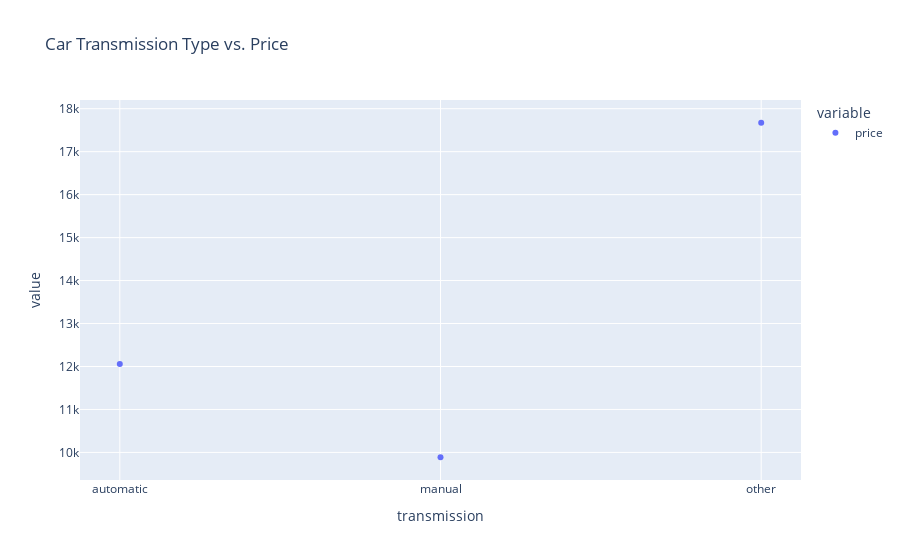

Source (notebook cell):
### Code cell
price_transmission = car_data.groupby('transmission')['price'].mean()
#car_fuel = car_data.groupby('fuel')['fuel'].unique()
car_transmission_scatter = px.scatter(price_transmission, 
                              #x='fuel', 
                              #y=price_mean,
                              title='Car Transmission Type vs. Price')
car_transmission_scatter.show()

### Figure 1 — Plotly figure (JSON) as saved in the notebook; plotly's stock layout.template omitted (floating-point values rounded to 4 significant figures)
{"data": [{"hovertemplate": "variable=price<br>transmission=%{x}<br>value=%{y}<extra></extra>", "legendgroup": "price", "marker": {"color": "#636efa", "symbol": "circle"}, "mode": "markers", "name": "price", "orientation": "v", "showlegend": true, "type": "scatter", "x": ["automatic", "manual", "other"], "xaxis": "x", "y": [12060.0, 9888.0, 17670.0], "yaxis": "y"}], "layout": {"legend": {"title": {"text": "variable"}, "tracegroupgap": 0}, "title": {"text": "Car Transmission Type vs. Price"}, "xaxis": {"anchor": "y", "domain": [0, 1], "title": {"text": "transmission"}}, "yaxis": {"anchor": "x", "domain": [0, 1], "title": {"text": "value"}}}}
